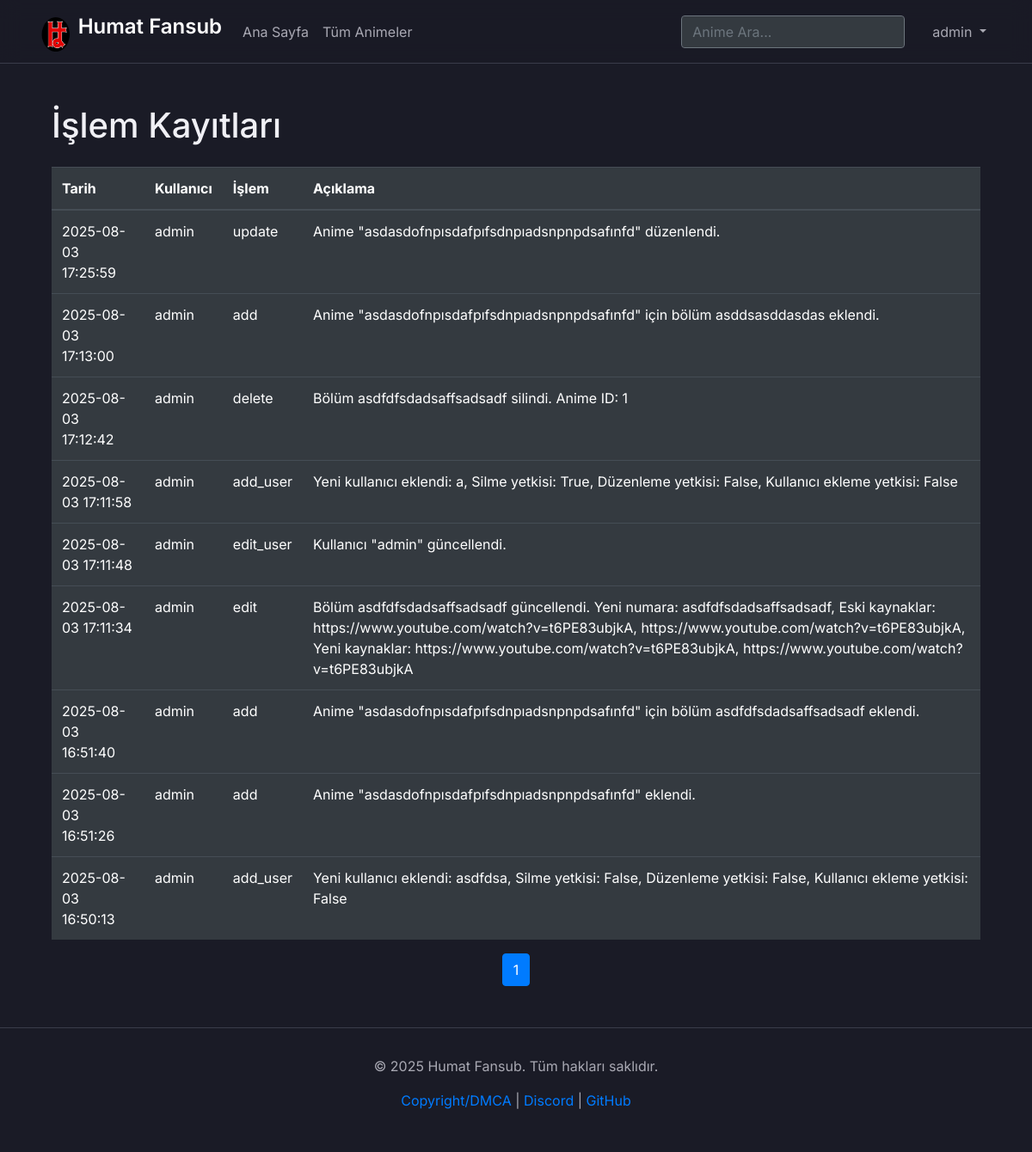
The page /logs (signed in) on the database as committed earlier.
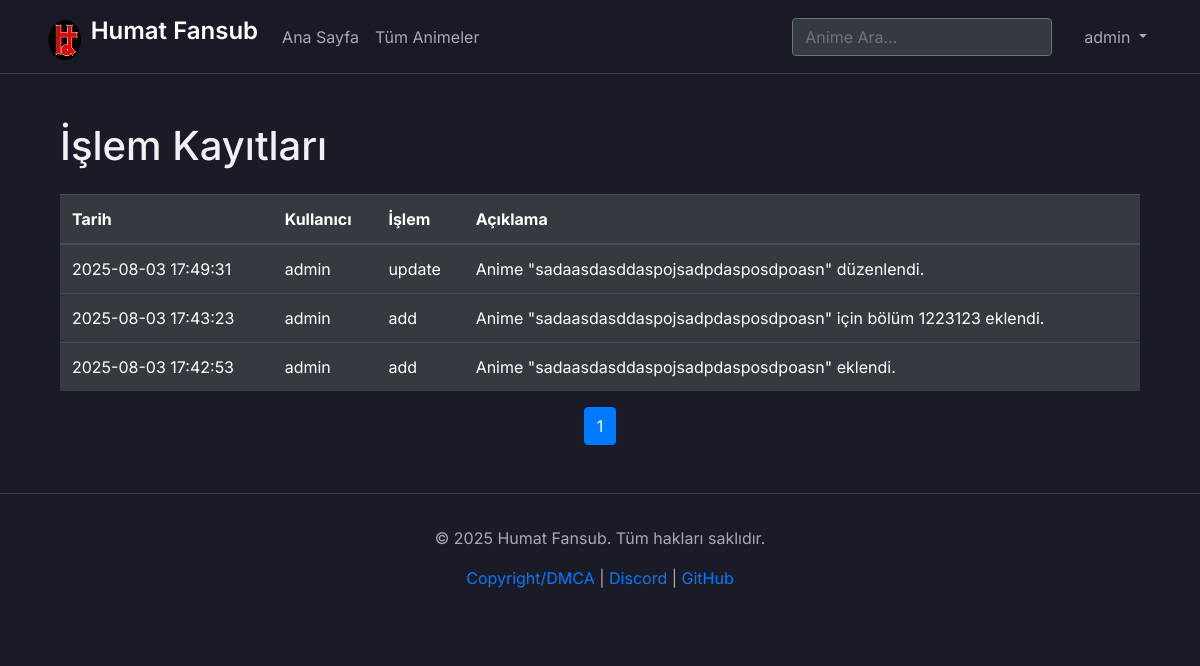
The same page on the database as committed later.
### models.py (models this page shows, shortened)
class User(db.Model):
    id = db.Column(db.Integer, primary_key=True)
    username = db.Column(db.String(80), unique=True, nullable=False)
    password = db.Column(db.String(200), nullable=False)
    can_delete = db.Column(db.Boolean, default=False)
    can_edit = db.Column(db.Boolean, default=False)
    can_add_user = db.Column(db.Boolean, default=False)
    logs = db.relationship('Log', backref='user', lazy=True)

class Log(db.Model):
    id = db.Column(db.Integer, primary_key=True)
    action = db.Column(db.String(50), nullable=False)
    description = db.Column(db.Text, nullable=False)
    timestamp = db.Column(db.DateTime, server_default=db.func.now())
    user_id = db.Column(db.Integer, db.ForeignKey('user.id'), nullable=True)

### app.py (the view)
@app.route('/logs')
@login_required
def view_logs():
    if not current_user.can_add_user:
        flash('Bu sayfayı görüntüleme yetkiniz yok.', 'danger')
        return redirect(url_for('index'))
    page = request.args.get('page', 1, type=int)  # URL'den sayfa numarasını al
    logs = Log.query.order_by(Log.timestamp.desc()).paginate(page=page, per_page=10)
    return render_template('log.html', logs=logs)

### app.py (called while the page is built)
@login_manager.user_loader
def load_user(user_id):
    return User.query.get(int(user_id))

### templates/log.html (shortened to what this page needs)
{% extends "base.html" %}
{% block content %}
<div class="container mt-5">
    <h1 class="mb-4">İşlem Kayıtları</h1>
    <div class="table-responsive">
        <table class="table table-dark table-hover">
            <thead>
                <tr>
                    <th>Tarih</th>
                    <th>Kullanıcı</th>
                    <th>İşlem</th>
                    <th>Açıklama</th>
                </tr>
            </thead>
            <tbody>
                {% for log in logs.items %}
                <tr>
                    <td>{{ log.timestamp.strftime('%Y-%m-%d %H:%M:%S') }}</td>
                    <td>{{ log.user.username }}</td>
                    <td>{{ log.action }}</td>
                    <td>{{ log.description }}</td>
                </tr>
                {% endfor %}
            </tbody>
        </table>
    </div>
    <nav aria-label="Page navigation">
        <ul class="pagination justify-content-center">
            {% for page_num in range(1, logs.pages + 1) %}
            <li class="page-item {% if page_num == logs.page %}active{% endif %}">
                <a class="page-link" href="{{ url_for('view_logs', page=page_num) }}">{{ page_num }}</a>
            </li>
            {% endfor %}
        </ul>
    </nav>
</div>
{% endblock %}

### templates/base.html (shortened to what this page needs)
<!DOCTYPE html>
<html lang="en">
<head>
    <link rel="stylesheet" href="https://stackpath.bootstrapcdn.com/bootstrap/4.5.2/css/bootstrap.min.css" />
    <link rel="stylesheet" href="{{ url_for('static', filename='css/style.css') }}" />
    <link href="https://cdn.jsdelivr.net/npm/bootstrap-icons/font/bootstrap-icons.css" rel="stylesheet" />
</head>
<body>
    <header>
        <nav class="navbar navbar-expand-lg navbar-dark">
            <div class="container">
                <a class="navbar-brand" href="{{ url_for('index') }}">
                    <img src="{{ url_for('static', filename='images/logo.png') }}" alt="Logo" width="40" height="40" class="d-inline-block align-text-top">
                    <span>Humat Fansub</span>
                </a>
                <div class="collapse navbar-collapse" id="navbarNav">
                    <ul class="navbar-nav mr-auto">
                        <li class="nav-item">
                            <a class="nav-link" href="{{ url_for('index') }}">Ana Sayfa</a>
                        </li>
                        <li class="nav-item">
                            <a class="nav-link" href="{{ url_for('animes') }}">Tüm Animeler</a>
                        </li>
                    </ul>
                    <form class="form-inline my-2 my-lg-0 mr-3" action="{{ url_for('search') }}" method="GET">
                        <input class="form-control mr-sm-2 bg-dark text-light border-secondary" type="search" name="query" placeholder="Anime Ara..." aria-label="Search">
                    </form>
                    <ul class="navbar-nav">
                        {% if current_user.is_authenticated %}
                        <li class="nav-item dropdown">
                            <a class="nav-link dropdown-toggle" href="#" id="navbarDropdown" role="button" data-toggle="dropdown" aria-haspopup="true" aria-expanded="false">
                                {{ current_user.username }}
                            </a>
                        </li>
                        {% else %}
                        <li class="nav-item">
                            <a class="nav-link" href="{{ url_for('login') }}">Giriş Yap</a>
                        </li>
                        {% endif %}
                    </ul>
                </div>
            </div>
        </nav>
    </header>
    <main class="container mt-4">
        {% block content %}{% endblock %}
    </main>
    {% block footer %}
    <footer class="text-center mt-5">
        <div class="container">
            <p>&copy; 2025 Humat Fansub. Tüm hakları saklıdır.</p>
            <p>
                <a href="{{ url_for('copyright') }}">Copyright/DMCA</a> |
                <a href="https://discord.gg/SaKSmuZkAf" target="_blank">Discord</a> |
                <a href="https://github.com/Berke-aras/AnimeFansub-Dizi-Film-Platformu" target="_blank">GitHub</a>
            </p>
        </div>
    </footer>
    {% endblock %}
</body>
</html>

### static/css/style.css (style rules this page uses)
:root { --background-color: #1a1b26; --card-background: #2a2c3a; --text-color: #f0f0f5; --secondary-color: #a9a9b3; --border-color: #3a3c4a; --accent-color: #3399ff; --hover-color: #3a3c4a; }
body { background-color: var(--background-color); color: var(--text-color); font-family: 'Inter', sans-serif; -webkit-font-smoothing: antialiased; -moz-osx-font-smoothing: grayscale; }
h1, .display-4 { word-wrap: break-word; overflow-wrap: break-word; }
.navbar { background-color: rgba(26, 27, 38, 0.85); backdrop-filter: blur(12px); border-bottom: 1px solid var(--border-color); }
.navbar-brand span { font-weight: 600; font-size: 1.5rem; }
.nav-link { color: var(--secondary-color) !important; transition: color 0.3s ease; }
footer { border-top: 1px solid var(--border-color); padding: 2rem 0; color: var(--secondary-color); background-color: #1a1b26; }
.container, .card, .list-view-item { animation: fadeIn 0.6s ease-out forwards; }

Rows that differ between the two databases and show on the page:
removed Log: timestamp "2025-08-03 17:25:59", user.username "admin", action "update", description "Anime \"asdasdofnpısdafpıfsdnpıadsnpnpdsafınfd\" düzenlendi."
removed Log: timestamp "2025-08-03 17:13:00", user.username "admin", action "add", description "Anime \"asdasdofnpısdafpıfsdnpıadsnpnpdsafınfd\" için bölüm asddsasddasdas eklendi."
removed Log: timestamp "2025-08-03 17:12:42", user.username "admin", action "delete", description "Bölüm asdfdfsdadsaffsadsadf silindi. Anime ID: 1"
removed Log: timestamp "2025-08-03 17:11:58", user.username "admin", action "add_user", description "Yeni kullanıcı eklendi: a, Silme yetkisi: True, Düzenleme yetkisi: False, Kullanıcı ekleme yetkisi: False"
removed Log: timestamp "2025-08-03 17:11:48", user.username "admin", action "edit_user", description "Kullanıcı \"admin\" güncellendi."
removed Log: timestamp "2025-08-03 17:11:34", user.username "admin", action "edit", description "Bölüm asdfdfsdadsaffsadsadf güncellendi. Yeni numara: asdfdfsdadsaffsadsadf, Eski kaynaklar: https://www.youtube.com/watch?v=t6PE83ubjkA, https://www.youtube.com/watch?v=t6PE83ubjkA, Yeni kaynaklar: https://www.youtube.com/watch?v=t6PE83ubjkA, https://www.youtube.com/watch?v=t6PE83ubjkA"
changed Log: timestamp "2025-08-03 16:51:40" → "2025-08-03 17:49:31"; action "add" → "update"; description "Anime \"asdasdofnpısdafpıfsdnpıadsnpnpdsafınfd\" için bölüm asdfdfsdadsaffsadsadf eklendi." → "Anime \"sadaasdasddaspojsadpdasposdpoasn\" düzenlendi."
changed Log: timestamp "2025-08-03 16:51:26" → "2025-08-03 17:43:23"; description "Anime \"asdasdofnpısdafpıfsdnpıadsnpnpdsafınfd\" eklendi." → "Anime \"sadaasdasddaspojsadpdasposdpoasn\" için bölüm 1223123 eklendi."
changed Log: timestamp "2025-08-03 16:50:13" → "2025-08-03 17:42:53"; action "add_user" → "add"; description "Yeni kullanıcı eklendi: asdfdsa, Silme yetkisi: False, Düzenleme yetkisi: False, Kullanıcı ekleme yetkisi: False" → "Anime \"sadaasdasddaspojsadpdasposdpoasn\" eklendi."
